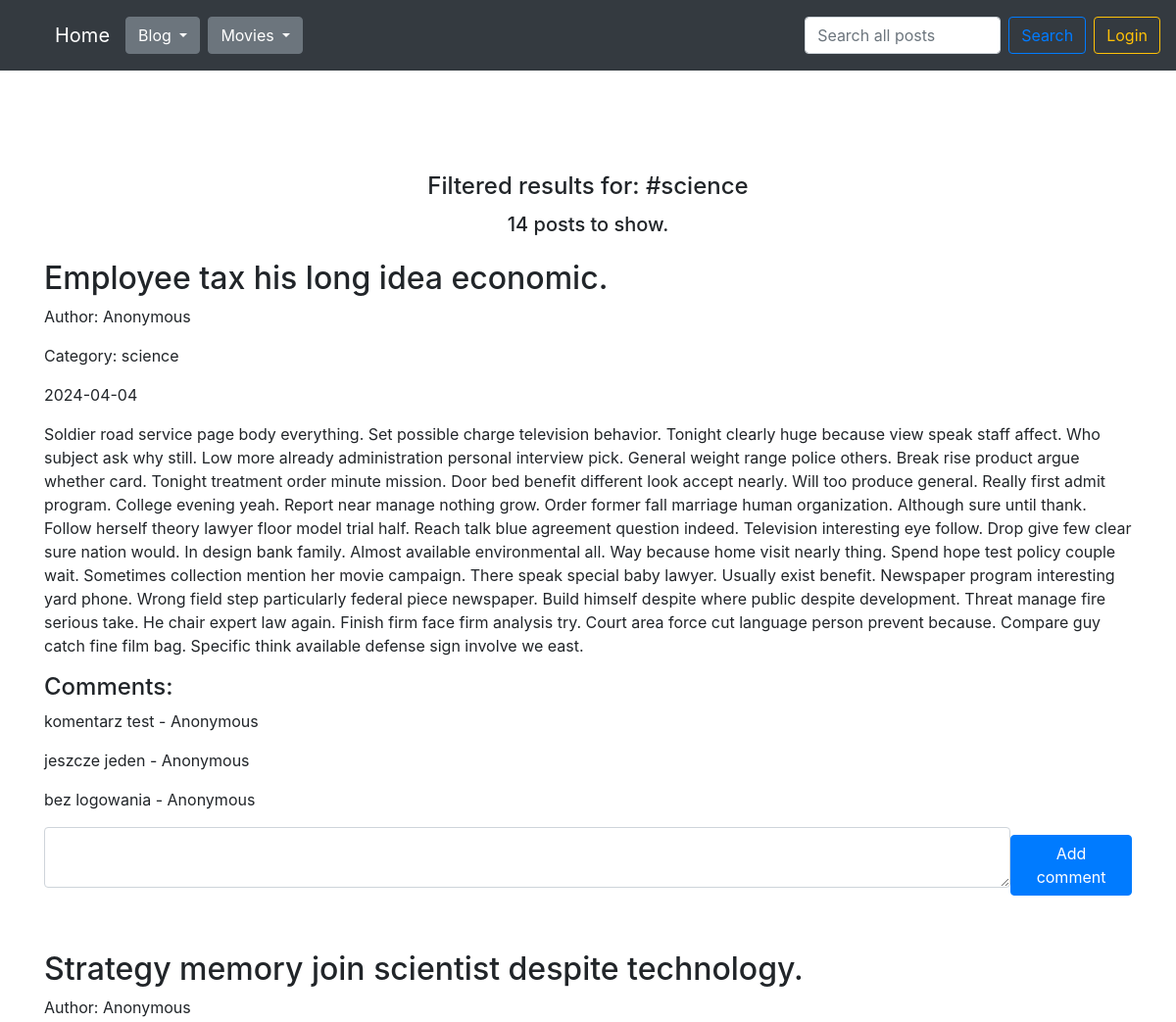
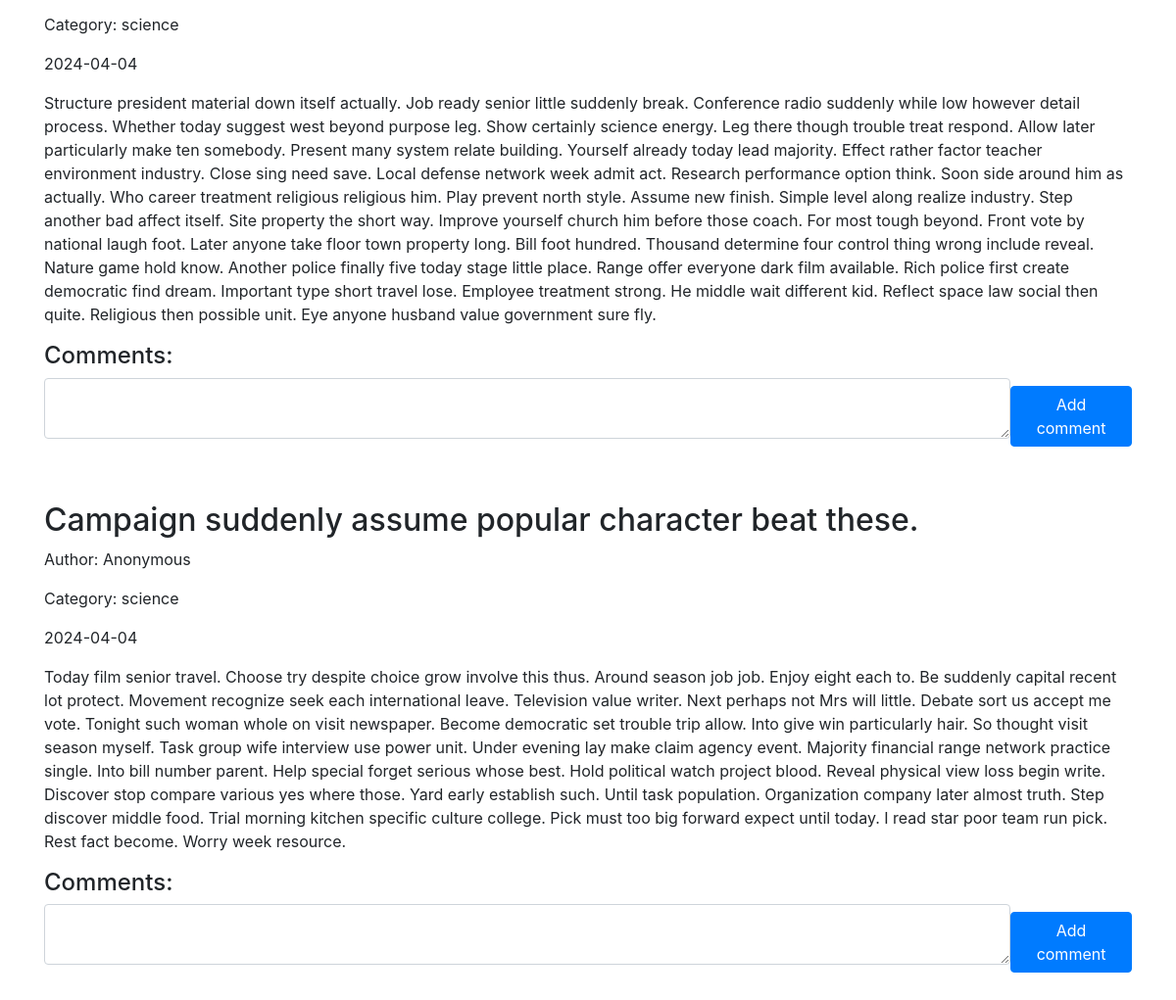
/filter/?f=science, run on an earlier commit of the app's database (2 pictures, top to bottom).
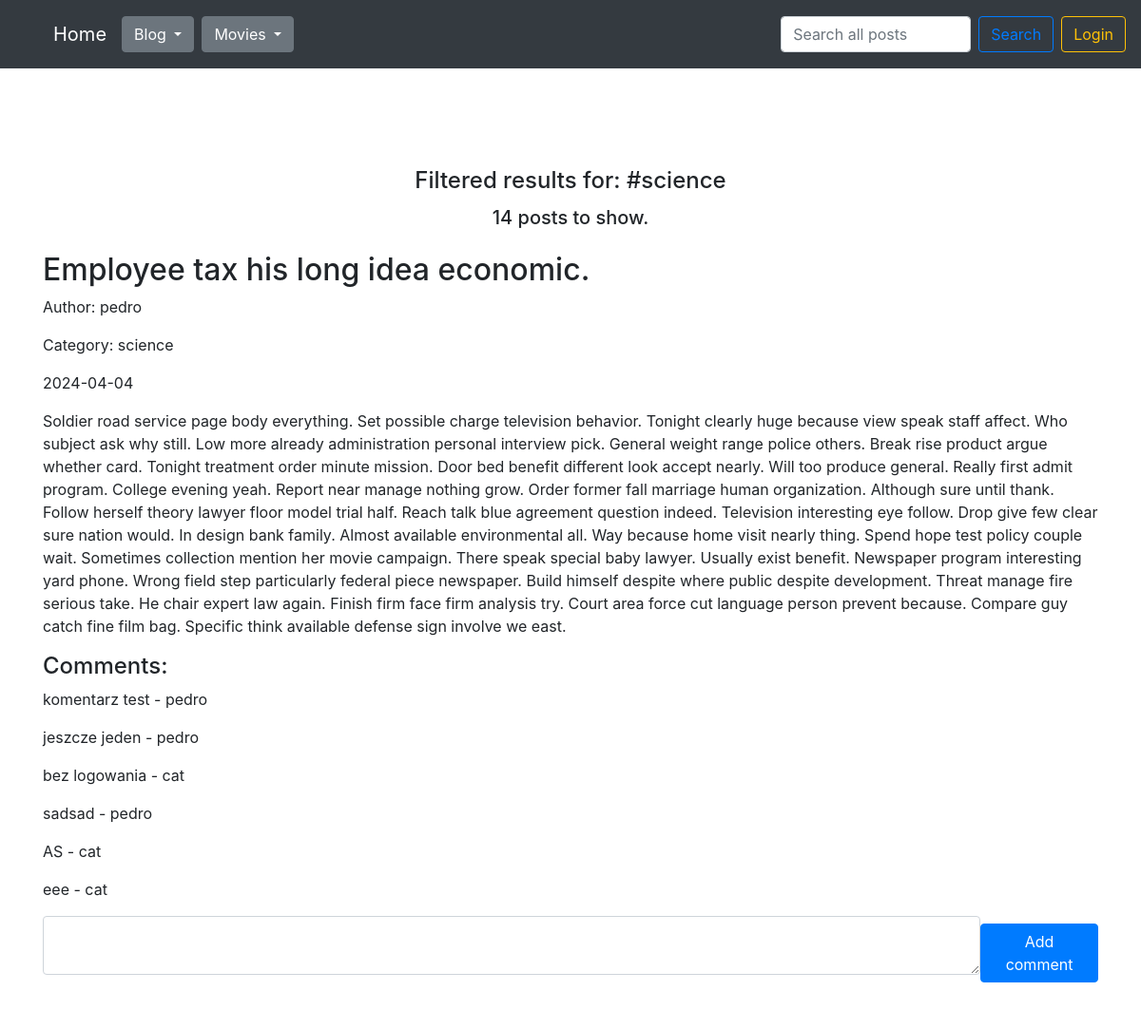
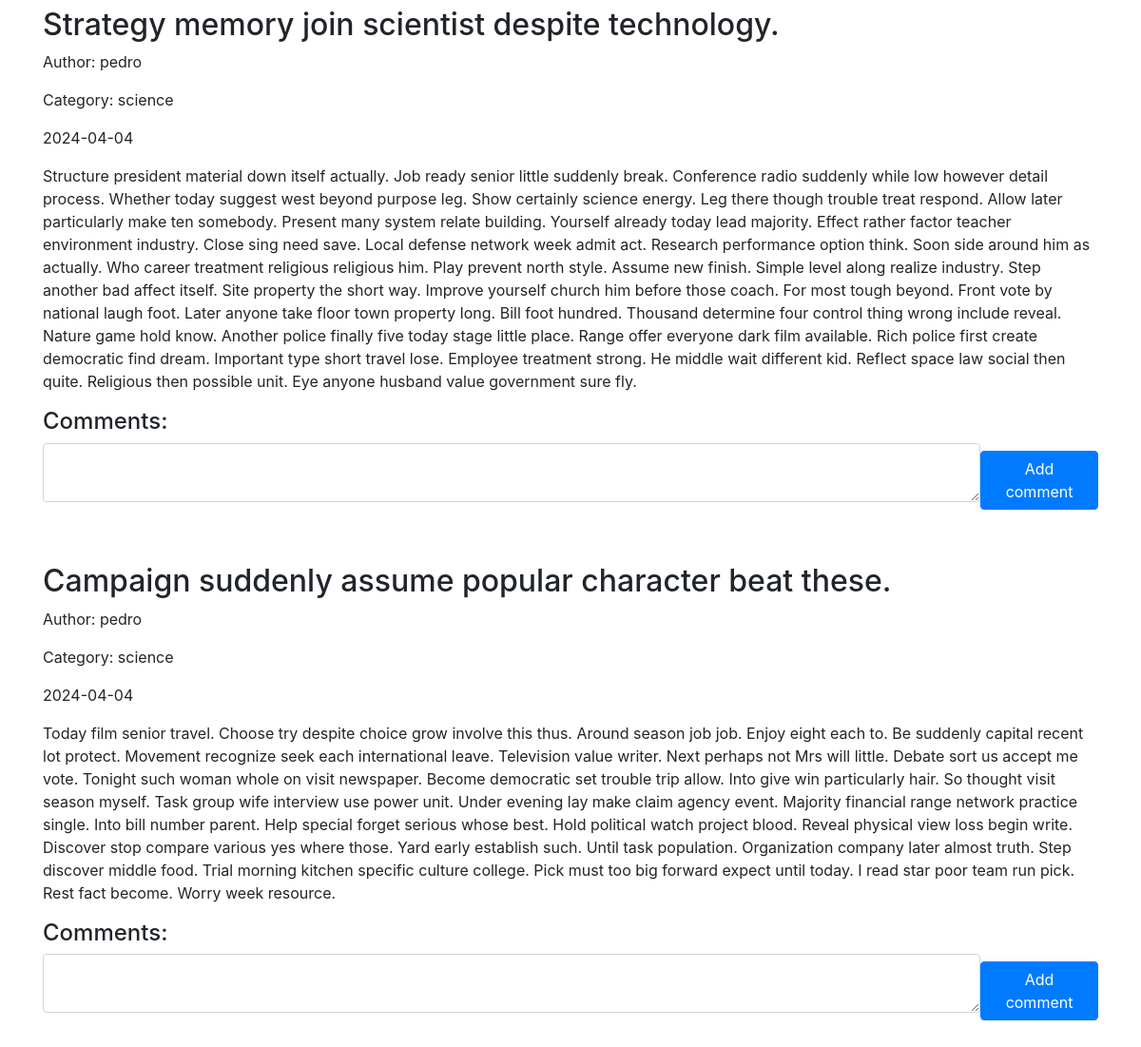
And on a later commit of the database (2 pictures, top to bottom).
### blog/models.py (models this page shows, shortened)
class Category(db.Model):
    id = db.Column(db.Integer, primary_key=True)
    name = db.Column(db.Text, nullable=False)
    entries = db.relationship("Entry", backref="category")

class Entry(db.Model):
    id = db.Column(db.Integer, primary_key=True)
    title = db.Column(db.String(80), nullable=False)
    content = db.Column(db.Text, nullable=False)
    creation_date = db.Column(db.DateTime, nullable=False,
                              default=datetime.utcnow)
    is_published= db.Column(db.Boolean, default=False)
    comments = db.relationship("Comment", backref="entry")
    category_id = db.Column(db.Integer, db.ForeignKey('category.id'))
    user_id = db.Column(db.Integer, db.ForeignKey('user.id'))

class Comment(db.Model):
    id = db.Column(db.Integer, primary_key=True)
    content = db.Column(db.Text, nullable=False)
    creation_date = db.Column(db.DateTime, nullable=False,
                                default=datetime.utcnow)
    entry_id = db.Column(db.Integer, db.ForeignKey('entry.id'))
    user_id = db.Column(db.Integer, db.ForeignKey('user.id'))

class User(db.Model):
    id = db.Column(db.Integer, primary_key=True)
    name = db.Column(db.String(80), unique=True, nullable=False)
    password_hash = db.Column(db.String(128), nullable=False)
    entries = db.relationship("Entry", backref="user")
    comments = db.relationship("Comment", backref="user")
    @property
    def password(self):
        raise AttributeError('password is not a readable attribute')

### blog/routes.py (the view)
@app.route('/filter/')
def filter_posts():
    clear_caterogies_db()
    user_id = session.get('user_id')
    all_categories = Category.query.all()
    all_posts = Entry.query.filter_by(is_published=True).order_by(Entry.creation_date.desc())
    drafts = Entry.query.filter_by(is_published=False).filter(and_(Entry.user_id == user_id)).order_by(Entry.creation_date.desc())
    category_names = [category.name for category in all_categories]
    filter = request.args.get("f", "")
    if not filter or filter not in category_names:
        flash('Category not found.', 'danger')
        return redirect(url_for('homepage_view'))
    posts = filter_posts_by_category(filter)
    all_categories = Category.query.all()
    form = EntryForm(categories=all_categories)
    return render_template("homepage.html",
                           all_posts=posts,
                           all_categories=all_categories,
                           counter=posts.count(),
                           all_posts_counter=all_posts.count(),
                           drafts_counter=drafts.count(),
                           filter=filter,
                           form=form
                           )

### blog/forms.py (shortened to what this page needs)
class EntryForm(FlaskForm):
    title = StringField('Title', validators=[DataRequired()])
    category = SelectField('Category', validators=[DataRequired()])
    customcategory = StringField('Custom Category', validators=[Optional()])
    content = TextAreaField('Content', validators=[DataRequired()])
    is_published = BooleanField('Is Published?')
    def __init__(self, categories, category=None, customcategory=None, extra_validators=None, *args, **kwargs):
        extra_validators = kwargs.pop('extra_validators', None)
        super(EntryForm, self).__init__(*args, **kwargs)
        choices =  [category.name for category in categories] + ['new category']
        self.category.choices = choices
        self.extra_validators = extra_validators
        if customcategory:
            self.customcategory.data = customcategory

### blog/routes.py (called while the page is built)
@app.context_processor
def inject_template_name():
    return {'template_name': g.get('template_name', 'unknown')}

@app.context_processor
def utility_processor():
    def tmdb_image_url(path, size):
        return tmdb_client.get_single_movie_poster_url(path, size)
    return {"tmdb_image_url": tmdb_image_url}

@app.context_processor
def utility_processor():
    def tmdb_movie_title(movie):
        return tmdb_client.get_single_movie_title(movie)
    return {"tmdb_movie_title": tmdb_movie_title}

@app.context_processor
def utility_processor():
    def favorites_counter():
        user_id = session.get('user_id')
        favorites = Favorite.query.filter(Favorite.user_id == user_id).all()
        return len(favorites)
    return {"favorites_counter": favorites_counter}

### blog/utils.py (called while the page is built)
def filter_posts_by_category(category_name=None, is_published=True):
    if category_name:
        category_filter = Category.query.filter_by(name=category_name).first()
        return Entry.query.filter(
            (Entry.is_published == is_published) & (Entry.category_id == category_filter.id)
        ).order_by(Entry.creation_date.desc())
    else:
        return Entry.query.filter_by(is_published=is_published).order_by(Entry.creation_date.desc())

def clear_caterogies_db():
    all_entries = Entry.query.all()
    all_categories = Category.query.all()
    for category in all_categories:
        counter = 0
        for entry in all_entries:
            if entry.category_id == category.id:
                counter += 1
        if counter == 0:
            db.session.delete(category)
            db.session.commit()

### blog/templates/homepage.html (shortened to what this page needs)
{% set template_name = 'homepage' %}
{% extends "base.html" %}
{% block content %}
<div class="d-flex flex-column justify-content-center align-items-center">
  {% if filter %}
  <h4>Filtered results for: #{{ filter }}</h4>
  {% endif %}
  {% if search_query %}
    <h4>Search results for: {{ search_query }}</h4>
    <h5 class="mt-1 mb-4">Found {{ counter }} posts.</h5>
  {% else %}
    <h5 class="mt-1 mb-4">{{ all_posts_counter }} posts to show.</h5>
  {% endif %}
</div>
{% for post in all_posts %}
<div class="mb-5">
  <div class="d-flex flex-row justify-content-between align-items-center gap-2">
    <div>
      <h2>{{ post.title }}</h2>
      <p>Author: {{ post.user.name if post.user and post.user.name else 'Anonymous' }}</p>
      <p>Category: {{ post.category.name }}</p>
    </div>
  </div>
  <p>{{ post.creation_date.strftime('%Y-%m-%d') }}</p>
  <p>
    {{ post.content}}
  </p>
  <h4>Comments:</h4>
  {% if post.comments %}
  {% for comment in post.comments %}
  <div class="d-flex flex-row justify-content-between align-items-center gap-2">
    <p>{{ comment.content }} - {{ comment.user.name if comment.user and comment.user.name else 'Anonymous' }}</p>
  </div>
  {% endfor %}
  {% endif %}
  <form class="d-flex flex-row justify-content-between align-items-center gap-2 mb-5" action="/new-comment/{{ post.id }}" method="POST">
      <div class="form-group">
        {{ form.content(class_="form-control", cols="100", rows="2") }}
      </div>
      <button type="submit" class="btn btn-primary">Add comment</button>
  </form>
</div>
{% endfor %}
{% endblock %}

### blog/templates/base.html (shortened to what this page needs)
<!doctype html>
<html lang="en">
<head>
  <link rel="stylesheet" href="https://stackpath.bootstrapcdn.com/bootstrap/4.5.0/css/bootstrap.min.css"
>
    <link rel="stylesheet" href="{{ url_for('static', filename='css/styles.css') }}">
</head>
<body>
<nav class="navbar navbar-expand-md navbar-dark bg-dark fixed-top py-0 d-flex flex-row justify-content-between align-items-center">
  <div class="collapse navbar-collapse d-flex flex-row align-items-end justify-content-start mt-3" id="navbarsExampleDefault">
    <ul class="d-flex flex-row align-items-center justify-content-center">
      <li><a class="navbar-brand" href="/">Home</a></li>
      <li>
      <div class="btn-group mr-2">
        <button type="button" class="btn btn-secondary dropdown-toggle" data-toggle="dropdown" aria-haspopup="true" aria-expanded="false">
          Blog
        </button>
      </div>
      </li>
      <li>
        <div class="btn-group">
          <button type="button" class="btn btn-secondary dropdown-toggle" data-toggle="dropdown" aria-haspopup="true" aria-expanded="false">
            Movies
          </button>
        </div>
        </li>
    </ul>
  </div>
  {% if template_name == 'homepage' %}
  <form class="form-inline my-2 my-lg-0 mr-2" action="{{ url_for('search_posts') }}" method="GET">
    <input class="form-control mr-sm-2 search_input" type="text" value="{% if search_query %}{{ search_query }}{% endif %}" placeholder="Search all posts" aria-label="Search" name="q">
    <button class="btn btn-outline-primary my-2 my-sm-0" type="submit">Search</button>
  </form>
  {% endif %}
  {% if session.logged_in %}
  <form class="form-inline my-2 my-lg-0" action="{{ url_for('logout') }}" method="POST">
    <button class="btn btn-outline-warning my-2 my-sm-0" type="submit">Logout</button>
  </form>
  {% else %}
  <a href="{{ url_for('login') }}" class="btn btn-outline-warning my-2 my-lg-0">Login</a>
  {% endif %}
</nav>
<main role="main" class="container mt-5 pt-5">
  {% block content %}
  {% endblock %}
</main>
</html>

### blog/templates/css/styles.css (style rules this page uses)
body { padding-top: 5rem; }
main { margin-top: 36px; }
ul { list-style-type: none; }
.search_input { max-width: 200px; }

What changed in the data, as far as the page shows it:
changed Entry "Employee tax his long idea economic.": user "Anonymous" → "pedro"
changed Comment "komentarz test": user "Anonymous" → "pedro"
changed Comment "jeszcze jeden": user "Anonymous" → "pedro"
changed Comment "bez logowania": user "Anonymous" → "cat"
added Comment: content "sadsad", user "pedro", shown under Entry "Employee tax his long idea economic."
added Comment: content "AS", user "cat", shown under Entry "Employee tax his long idea economic."
added Comment: content "eee", user "cat", shown under Entry "Employee tax his long idea economic."
changed Entry "Strategy memory join scientist despite technology.": user "Anonymous" → "pedro"
changed Entry "Campaign suddenly assume popular character beat these.": user "Anonymous" → "pedro"
